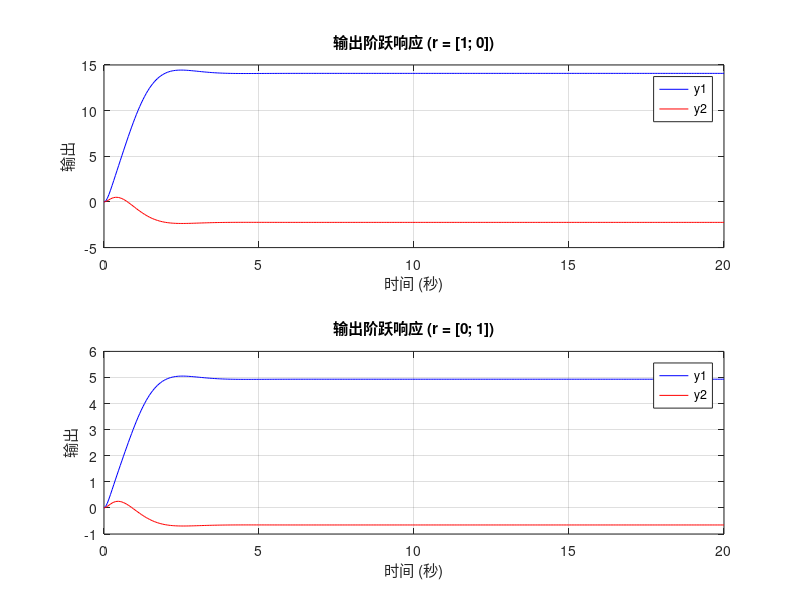
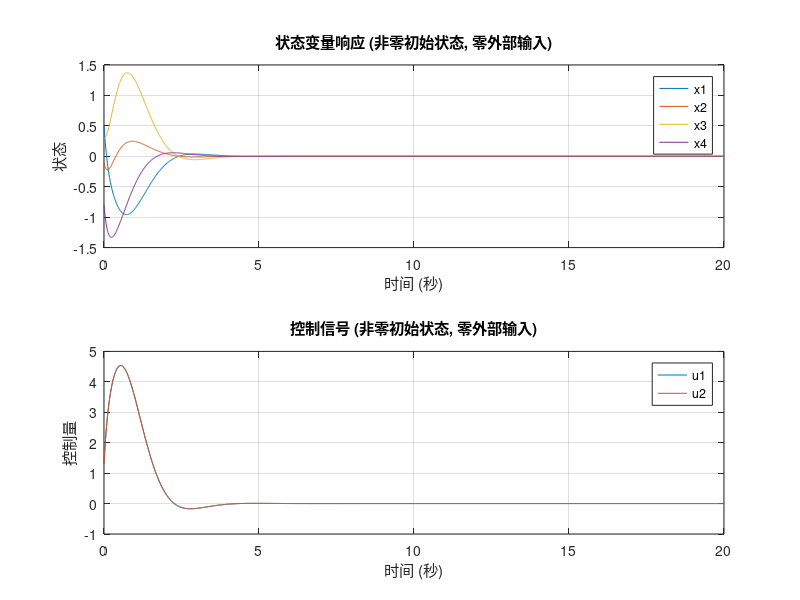

Recreate these plots in MATLAB, in order.
% task1_pole_placement_design.m
% This script performs all steps for Task 1:
% 1. Defines system matrices A, B, C based on matriculation number.
% 2. Checks system controllability.
% 3. Determines desired closed-loop pole locations.
% 4. Calculates state feedback gain matrix K using the Unity Rank method.
% 5. Verifies pole placement.

clear; clc; close all; % 清除工作区、命令行窗口并关闭所有图形窗口

%% 步骤一：系统矩阵的确定与可控性检验
% --- 用户自定义参数 ---
% 学号的最后四位数字: a, b, c, d
a = 8;
b = 4;
c = 0;
d = 1;

fprintf('使用参数: a=%d, b=%d, c=%d, d=%d\n\n', a, b, c, d);

% 1. 确定系统矩阵 (A, B, C)：
% 根据学号参数 a, b, c, d，将其代入项目文件（Page 3，公式2）中给出的 A, B, C 矩阵的表达式。

% --- 矩阵 A 的定义 ---
A = zeros(4, 4);
A(1,1) = -8.8487 + (a - b) / 5;
A(1,2) = -0.0399;
A(1,3) = -5.5500 + (c * d + 5) / 10; % 使用您提供的公式
A(1,4) = 3.5846;

A(2,1) = -4.5740;
A(2,2) = 2.5010 * (d + 5) / (c + 5);
A(2,3) = -4.3662;
A(2,4) = -1.1183 - (a - c) / 20;

A(3,1) = 3.7698;
A(3,2) = 16.1212 - c / 5;
A(3,3) = -18.2103 + (a + d) / (b + 4);
A(3,4) = 4.4936;

A(4,1) = -8.5645 - (a - b) / (c + d + 2);
A(4,2) = 8.3742;
A(4,3) = -4.4331;
A(4,4) = -7.7181 * (c + 5) / (b + 5);

% --- 矩阵 B 的定义 ---
B = zeros(4, 2);
B(1,1) = 0.0564 + b / (10 + c); % 使用您提供的公式
B(1,2) = 0.0319;

B(2,1) = 0.0165 - (c + d - 5) / (1000 + 20 * a);
B(2,2) = -0.02;

B(3,1) = 4.4939;
B(3,2) = 1.5985 * (a + 10) / (b + 12);

B(4,1) = -1.4269;
B(4,2) = -0.2730;

% --- 矩阵 C 的定义 ---
C = zeros(2, 4);
C(1,1) = -3.2988;
C(1,2) = -2.1932 + (10 * c + d) / (100 + 5 * a);
C(1,3) = 0.0370;
C(1,4) = -0.0109;

C(2,1) = 0.2922 - (a * b) / 500;
C(2,2) = -2.1506;
C(2,3) = -0.0104;
C(2,4) = 0.0163;

% --- 显示矩阵 ---
disp('矩阵 A:');
disp(A);
disp('矩阵 B:');
disp(B);
disp('矩阵 C:');
disp(C);

% --- 创建状态空间模型 ---
sys = ss(A, B, C, 0);
disp('State-space model ''sys'' created successfully.');

% 2. 检验系统的可控性：构建系统的可控性矩阵 W_c，并计算其秩。
% 根据第7章（Page 21，定理1 / Slide Page），系统能够通过状态反馈任意配置极点的充要条件是系统是可控的。
% 如果系统不可控，那么我们将无法将所有极点移动到我们期望的位置，任务目标就无法实现。

n = size(A, 1); % 状态变量的数量 n = 4（四阶系统）
m = size(B, 2); % 输入的数量  m = 2（两个输入：u1: VGT（可变几何涡轮）的叶片位置，u2: EGR（废气再循环）的阀门位置）

Wc = ctrb(A, B); % 计算可控性矩阵 （[B, AB, A^2B, A^3B]）
rank_Wc = rank(Wc); % 计算可控性矩阵的秩

fprintf('\n可控性矩阵的秩: %d\n', rank_Wc);
if rank_Wc == n
    disp('系统是可控的。');
else
    disp('系统是不可控的。无法通过极点配置实现所有期望极点。');
    return; % 如果不可控，则退出脚本
end

%% --- 步骤二：确定期望的闭环极点位置 ---
% 将性能指标转换为S平面区域：利用二阶系统近似公式，将超调量和稳定时间的要求转换为S平面上极点必须满足的区域。
% 第7章（Page 11）提供了这些公式，它们是连接时域性能和频域（极点位置）特性的桥梁。

% 性能指标：
Mp_target = 0.10; % 目标超调量 < 10%
ts_target = 5;    % 目标2%稳定时间 < 5秒

% 1. 根据超调量计算最小阻尼比 (zeta_min)
zeta_min = -log(Mp_target) / sqrt(pi^2 + log(Mp_target)^2);  % 0.591
fprintf('根据超调量 Mp < %.1f%%, 所需最小阻尼比 zeta > %.3f\n', Mp_target*100, zeta_min);

% 2. 根据稳定时间计算最小极点实部 (sigma_min = zeta*omega_n)
sigma_min = 4 / ts_target;  % 0.800
fprintf('根据稳定时间 ts < %d 秒, 所需最小极点实部 |Re(lambda)| > %.3f\n', ts_target, sigma_min);

% 3. 选择期望的闭环极点
% 考虑到需要一定的超调，选择一对复数共轭主导极点
dominant_real_part = -1.5; % 满足 |Re(lambda)| > sigma_min (1.5 > 0.8)
dominant_imag_part = 1.5;  % 配合实部，使阻尼比满足要求

% 验证主导极点的阻尼比和自然频率
omega_n_dominant = sqrt(dominant_real_part^2 + dominant_imag_part^2);
zeta_dominant = abs(dominant_real_part) / omega_n_dominant;
fprintf('选择主导极点 Re(lambda) = %.1f, Im(lambda) = %.1f\n', dominant_real_part, dominant_imag_part);
fprintf('  -> 对应自然频率 omega_n = %.3f, 阻尼比 zeta = %.3f\n', omega_n_dominant, zeta_dominant);
if zeta_dominant > zeta_min
   fprintf('  -> 阻尼比满足 Mp 要求 (%.3f > %.3f)\n', zeta_dominant, zeta_min);
else
   fprintf('  -> 阻尼比不满足 Mp 要求 (%.3f <= %.3f), 可能需要调整极点位置\n', zeta_dominant, zeta_min);
end

% 选择非主导极点 (通常比主导极点快3-5倍)
% 主导极点实部为 -1.5，选择 -5.0 和 -6.0 作为非主导极点
non_dominant_1 = -5.0;
non_dominant_2 = -6.0;
fprintf('选择非主导极点: %.1f, %.1f (比主导极点快约3-4倍)\n', non_dominant_1, non_dominant_2);

P_desired = [dominant_real_part + dominant_imag_part*1j, ...
             dominant_real_part - dominant_imag_part*1j, ...
             non_dominant_1, ...
             non_dominant_2];  % [-1.5 + 1.5j, -1.5 - 1.5j, -5.0, -6.0]
fprintf('\n最终期望的闭环极点 P_desired:\n');
disp(P_desired);


%% --- 步骤三：计算反馈增益矩阵 K (使用单位秩方法) ---

% 3.1 选择权重向量 q:选择一个 m x 1（即 2 x 1）的非零向量 q，使得 (A, Bq) 对是可控的
% 第7章 §7.4.1 Unity Rank K (Page 50-56) 介绍了单位秩方法。它通过将多输入系统 (A, B) 转换为一个等效的单输入系统 (A,Bq)，
% 从而可以使用单输入系统的极点配置方法来求解。选择 q 的目的是确保这个等效的单输入系统仍然可控。

% 尝试 q = [1; 1] 以确保两个执行器都被利用
q = [1; 1]; 
fprintf('\n尝试权重向量 q = [%d; %d]\n', q(1), q(2));

% 计算 Bq
Bq = B * q;

% 检验 (A, Bq) 的可控性
Wc_siso = ctrb(A, Bq);
rank_Wc_siso = rank(Wc_siso);

fprintf('(A, Bq) 的可控性矩阵的秩: %d\n', rank_Wc_siso);
if rank_Wc_siso == n
    disp('(A, Bq) 是可控的。继续进行极点配置。');
    
    % 3.2 计算等效单输入反馈增益 k_siso
    % 使用 'acker' 函数进行极点配置
    k_siso = acker(A, Bq, P_desired);
    
    % 3.3 构建最终的MIMO反馈增益矩阵 K
    K = q * k_siso; % K = q * k_siso; 这里的 k_siso 是行向量，q 是列向量，所以 K 是列向量 * 行向量 = 矩阵
    
    fprintf('\n计算出的反馈增益矩阵 K:\n');
disp(K);
    
    % 验证极点配置是否成功 (检查 A-BK 的特征值)
    A_cl_check = A - B * K;
    fprintf('\nA-BK 的特征值 (闭环极点):\n');
    disp(eig(A_cl_check));
    
else
    disp('(A, Bq) 是不可控的。可能需要尝试不同的 q 向量。');
    % 如果 q = [1; 1] 失败，可以尝试 q = [1; 0] 或 q = [0; 1]
    K = []; 
end

%% 步骤四 ：仿真与性能分析
% 4.1 构建闭环系统模型
A_cl = A - B * K;
B_cl = B; % 假设参考输入 r 通过 B 矩阵进入系统 (u = -Kx + r)
C_cl = C;
D_cl = zeros(size(C,1), size(B,2)); % D矩阵为零

sys_cl = ss(A_cl, B_cl, C_cl, D_cl);
fprintf('\n闭环系统模型 sys_cl 创建成功。\n');

% 4.2 阶跃响应仿真
fprintf('\n--- 阶跃响应仿真 ---\n');
figure;

% 我们一次性计算所有输入的响应，然后分别提取它们。
T_final_step = 20; % 仿真时间
[y_all, t_all, x_all] = step(sys_cl, T_final_step);

% 提取对输入1 (r = [1; 0]) 的响应
y_step1 = y_all(:, :, 1); % 维度: [time, 2 outputs]
t_step1 = t_all;

% 提取对输入2 (r = [0; 1]) 的响应
y_step2 = y_all(:, :, 2); % 维度: [time, 2 outputs]
t_step2 = t_all;
% (我们在这里不需要 x_step1 和 x_step2，所以省略了提取)


% 仿真第一个输入通道的阶跃响应 (r = [1; 0])
subplot(2,1,1);
% --- 错误修正：'plot' 函数的语法 ---
% 将 "t_step1" 字符串改为了 t_step1 变量
plot(t_step1, y_step1(:,1), "b", t_step1, y_step1(:,2), "r");
% 或者使用更简洁的： plot(t_step1, y_step1);
title('输出阶跃响应 (r = [1; 0])');
xlabel('时间 (秒)');
ylabel('输出');
legend('y1', 'y2');
grid on;

% 仿真第二个输入通道的阶跃响应 (r = [0; 1])
subplot(2,1,2);
% --- 错误修正：'plot' 函数的语法 ---
plot(t_step2, y_step2(:,1), "b", t_step2, y_step2(:,2), "r");
% 或者使用更简洁的： plot(t_step2, y_step2);
title('输出阶跃响应 (r = [0; 1])');
xlabel('时间 (秒)');
ylabel('输出');
legend('y1', 'y2');
grid on;

% 4.3 非零初始状态响应仿真 (这部分代码是正确的)
fprintf('\n--- 非零初始状态响应仿真 ---\n');
x0 = [0.5; -0.1; 0.3; -0.8]; % 项目指定的初始状态
t_sim = 0:0.01:20; % 仿真时间

% 使用 initial 函数仿真，外部输入为零
[y_ic, t_ic, x_ic] = initial(sys_cl, x0, t_sim); % 这里的 sys_cl 已经包含了 A_cl = A-BK

figure;
subplot(2,1,1);
plot(t_ic, x_ic);
title('状态变量响应 (非零初始状态, 零外部输入)');
xlabel('时间 (秒)');
ylabel('状态');
legend('x1', 'x2', 'x3', 'x4');
grid on;

% 4.4 控制信号幅值监测
% u = -Kx
u_ic = -K * x_ic'; % 计算每个时间点的控制信号
subplot(2,1,2);
plot(t_ic, u_ic);
title('控制信号 (非零初始状态, 零外部输入)');
xlabel('时间 (秒)');
ylabel('控制量');
legend('u1', 'u2');
grid on;

fprintf('\n任务1仿真完成。\n');